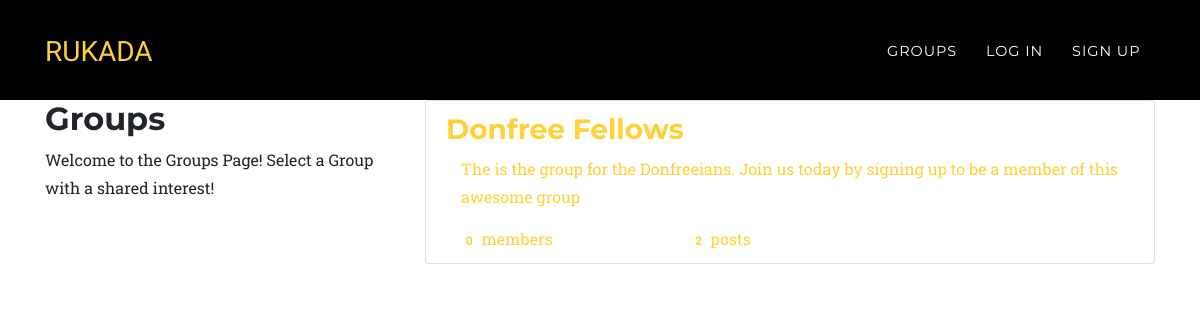
The app's page /groups/ with its own data.
### groups/models.py (models this page shows, shortened)
class Group(models.Model):
    name = models.CharField(max_length=255, unique=True)
    slug = models.SlugField(allow_unicode=True, unique=True)
    description = models.TextField(blank=True, default='')
    description_html = models.TextField(editable=False, default='', blank=True)
    members = models.ManyToManyField(User,through="GroupMember")
    class Meta:
        ordering = ["name"]

### groups/views.py (the view)
class ListGroups(generic.ListView):
    model = Group

### groups/templates/groups/group_list.html (shortened to what this page needs)
{% extends "groups/group_base.html" %}
{% block pregroup %}
<div class="col-md-4">
	<div class="content">
			<h2>Groups</h2>
			<p>Welcome to the Groups Page! Select a Group with a shared interest!</p>
	</div>
</div>
{% endblock %}
{% block group_content %}
<div class="col-md-8">
	<div class="list-group">
		{% for group in object_list %}
		  <a class="list-group-item" href="{% url 'groups:single' slug=group.slug %}">
			     <h3 class="title list-group-item-heading">{{ group.name }}</h3>
			<div class="list-group-item-text container-fluid">
				{{ group.description_html|safe }}
				<div class="row">
					<div class="col-md-4">
						<span class="badge">{{ group.members.count }}</span> member{{ group.members.count|pluralize }}
					</div>
					<div class="col-md-4">
						<span class="badge">{{ group.posts.count }}</span> post{{ group.posts.count|pluralize }}
					</div>
				</div>
			</div>
		</a>
		{% endfor %}
	</div>
</div>
{% endblock %}

### records on screen
Group: name "Donfree Fellows", description_html "The is the group for the Donfreeians. Join us today by signing up to be a member of this awesome group", members.count "0", posts.count "2"
